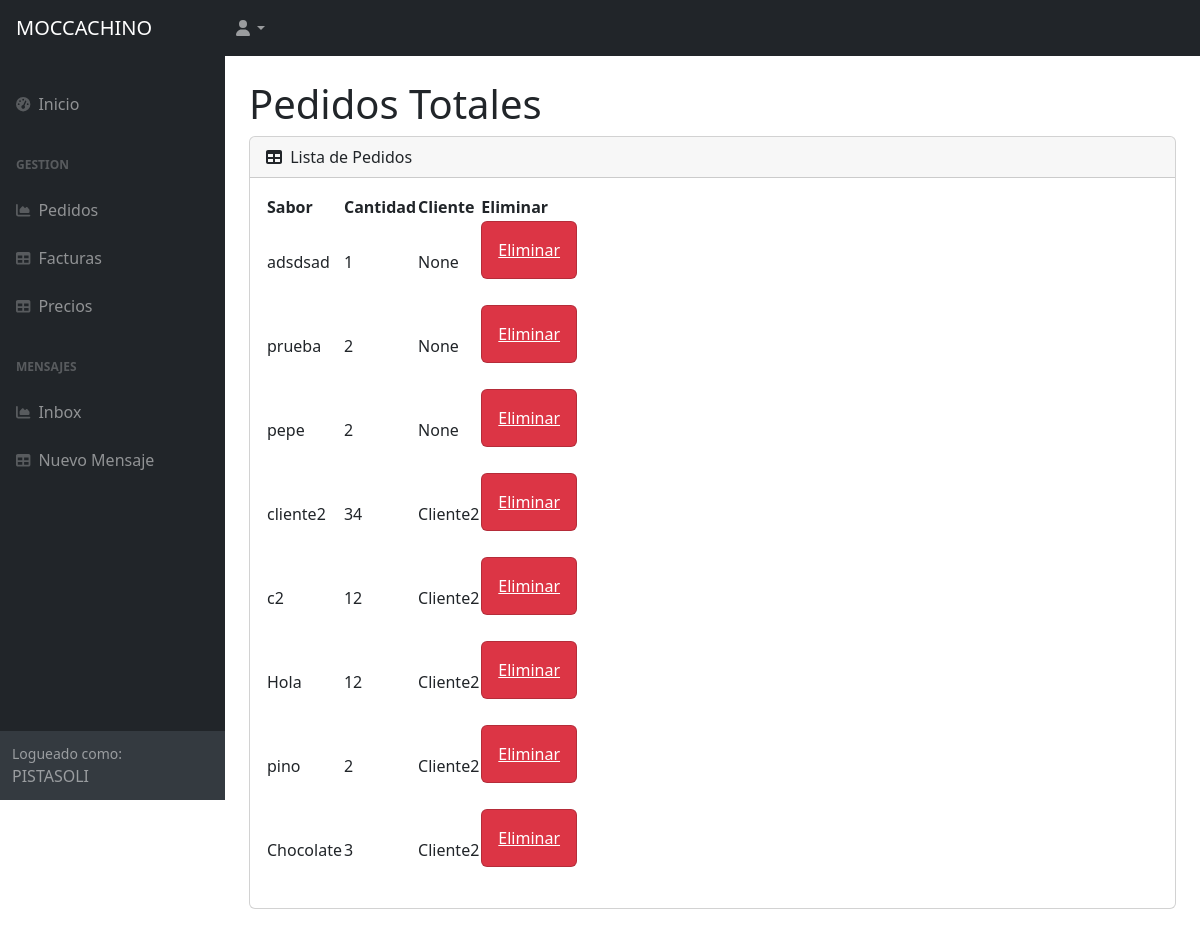
Page /AppClientes/pedidos_por_cliente/ (signed in) on the committed database.
### AppClientes/models.py (models this page shows, shortened)
class Pedido(models.Model):
    sabor=models.CharField(max_length=50)
    cantidad=models.IntegerField()
    cliente = models.ForeignKey(User, on_delete=models.SET_NULL, null=True, blank=True)

### AppClientes/views.py (the view)
# urls.py: path('pedidos_por_cliente/', vista_super, name="pedidos_por_cliente"),
@login_required
def vista_super (request):
    if request.user.is_superuser:
        pedidos = Pedido.objects.all()
        context= {"pedidos": pedidos}
        return render(request, "AppClientes/pedidos.html", context)
    else:
        varCliente = request.user
        pedidos = Pedido.objects.filter(cliente=varCliente)
        context= {"pedidos": pedidos}
        return render(request, "AppClientes/pedidos_por_cliente.html", context)

### AppClientes/templates/AppClientes/pedidos.html
{% extends 'AppClientes/padre.html' %}
{% load static %}
            {% block contenido %}
            <div id="layoutSidenav_content">
                <main>
                    <div class="container-fluid px-4">
                        <h1 class="mt-4">Pedidos Totales</h1>
                        <div class="card mb-4">
                            <div class="card-header">
                                <i class="fas fa-table me-1"></i>
                                Lista de Pedidos
                            </div>
                            <div class="card-body">
                                <table id="datatablesSimple">
                                    <thead>
                                        <tr>
                                            <th>Sabor</th>
                                            <th>Cantidad</th>
                                            <th>Cliente</th>
                                            <th>Eliminar</th>
                                        </tr>
                                    </thead>
                                    <tbody>
                                        {% for pedido in pedidos %}
                                        <tr>
                                            <td>{{ pedido.sabor }}</td>
                                            <td>{{ pedido.cantidad }}</td>
                                            <td>{{ pedido.cliente }}</td>
                                            <td><div class="col-xl-auto col-md-1">
                                                <div class="card bg-danger text-white mb-4">
                                                    <a class="card-body" href="{% url 'pedidosborrarS' pedido.id %}">Eliminar</a>
                                                </div>
                                            </div></td>
                                        </tr>
                                        {% endfor %}
                                    </tbody>
                                </table>
                            </div>
                        </div>
                    </div>
                </main>
                {% endblock %}

### AppClientes/templates/AppClientes/padre.html (shortened to what this page needs)
<!DOCTYPE html>
<html lang="en">
    <head>
        {% load static %}
        <link href="https://cdn.jsdelivr.net/npm/simple-datatables@7.1.2/dist/style.min.css" rel="stylesheet" />
        <link href="{% static 'AppClientes/css/styles.css' %}" rel="stylesheet" />
    </head>
    <body class="sb-nav-fixed">
        <nav class="sb-topnav navbar navbar-expand navbar-dark bg-dark">
            <a class="navbar-brand ps-3" href="{% url 'InicioAppClientes' %}">MOCCACHINO</a>
            <ul class="navbar-nav ms-auto ms-md-0 me-3 me-lg-4">
                <li class="nav-item dropdown">
                    <a class="nav-link dropdown-toggle" id="navbarDropdown" href="#" role="button" data-bs-toggle="dropdown" aria-expanded="false"><i class="fas fa-user fa-fw"></i></a>
                </li>
            </ul>
        </nav>
        <div id="layoutSidenav">
            <div id="layoutSidenav_nav">
                <nav class="sb-sidenav accordion sb-sidenav-dark" id="sidenavAccordion">
                    <div class="sb-sidenav-menu">
                        <div class="nav">
                            <br>
                            <a class="nav-link" href="{% url 'InicioAppClientes' %}">
                                <div class="sb-nav-link-icon"><i class="fas fa-tachometer-alt"></i></div>
                                Inicio
                            </a>
                            <div class="sb-sidenav-menu-heading">Gestion</div>
                            <a class="nav-link" href="{% url 'pedidos_super' %}">
                                <div class="sb-nav-link-icon"><i class="fas fa-chart-area"></i></div>
                                Pedidos
                            </a>
                            <a class="nav-link" href="{% url 'facturas_super' %}">
                                <div class="sb-nav-link-icon"><i class="fas fa-table"></i></div>
                                Facturas
                            </a>
                            <a class="nav-link" href="{% url 'precios' %}">
                                <div class="sb-nav-link-icon"><i class="fas fa-table"></i></div>
                                Precios
                            </a>
                            <div class="sb-sidenav-menu-heading">Mensajes</div>
                            <a class="nav-link" href="{% url 'inbox' %}">
                                <div class="sb-nav-link-icon"><i class="fas fa-chart-area"></i></div>
                                Inbox
                            </a>
                            <a class="nav-link" href="{% url 'nuevomensaje' %}">
                                <div class="sb-nav-link-icon"><i class="fas fa-table"></i></div>
                                Nuevo Mensaje
                            </a>
                        </div>
                    </div>
                    <div class="sb-sidenav-footer">
                        <div class="small">Logueado como:</div>
                        {{ user.username }}
                    </div>
                </nav>
            </div>
            {% block contenido %}
            {% endblock %}
        </div>
    </body>
</html>

### rows in the picture
Pedido: sabor "adsdsad", cantidad "1", cliente "None"
Pedido: sabor "prueba", cantidad "2", cliente "None"
Pedido: sabor "pepe", cantidad "2", cliente "None"
Pedido: sabor "cliente2", cantidad "34", cliente "Cliente2"
Pedido: sabor "c2", cantidad "12", cliente "Cliente2"
Pedido: sabor "Hola", cantidad "12", cliente "Cliente2"
Pedido: sabor "pino", cantidad "2", cliente "Cliente2"
Pedido: sabor "Chocolate", cantidad "3", cliente "Cliente2"

### other values in the picture
{{ user.username }} "PISTASOLI"
